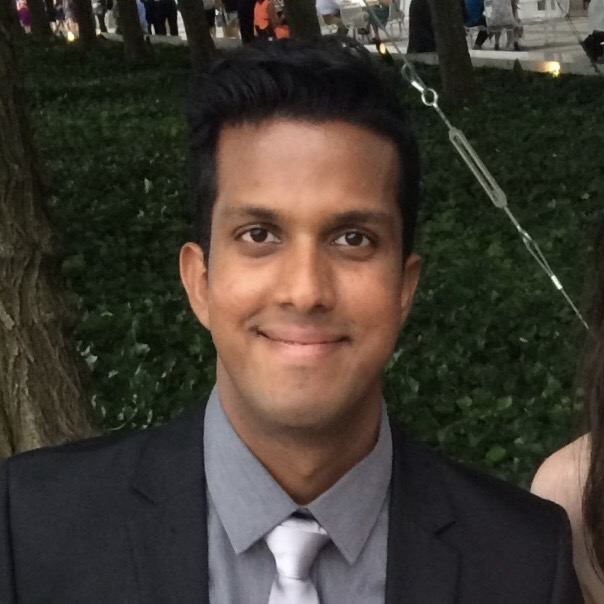
#> input picture IMG_E4829.JPG, 604 x 604 px, found by its file name
$ python image_resizer.py
#> lines starting #> are read from the running program, lines starting #| are printed output that depends on the picture
#> the answer given: 100
#> the answer given: 100
#Install pillow if you haven't
#Import pillow
#Open up the image we want to resize using python
#print the current size of that image
#specify the size we want to change it to
#Save the new resized image

from PIL import Image

def resized_image(size1, size2):
#> called with size1 = 100, size2 = 100
    image = Image.open('IMG_E4829.jpg')
#> image is the input picture: PIL image 604x604 RGB; mean R, G, B 65.4, 59, 50.3
    print(f"Current size: {image.size}")
#| Current size: (604, 604)

    resized_image = image.resize((size1, size2))
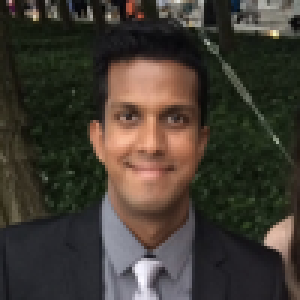
#> resized_image: PIL image 100x100 RGB (shown 3 times larger); mean R, G, B 65.4, 59, 50.3

    resized_image.save('IMG_E4829_Resized-'+ str(size1) + 'x' + str(size2) +'.jpg')

size1 = int(input('Enter width: '))
size2 = int(input('Enter length: '))

resized_image(size1, size2)

$ run again, with test.JPG copied over IMG_E4829.JPG
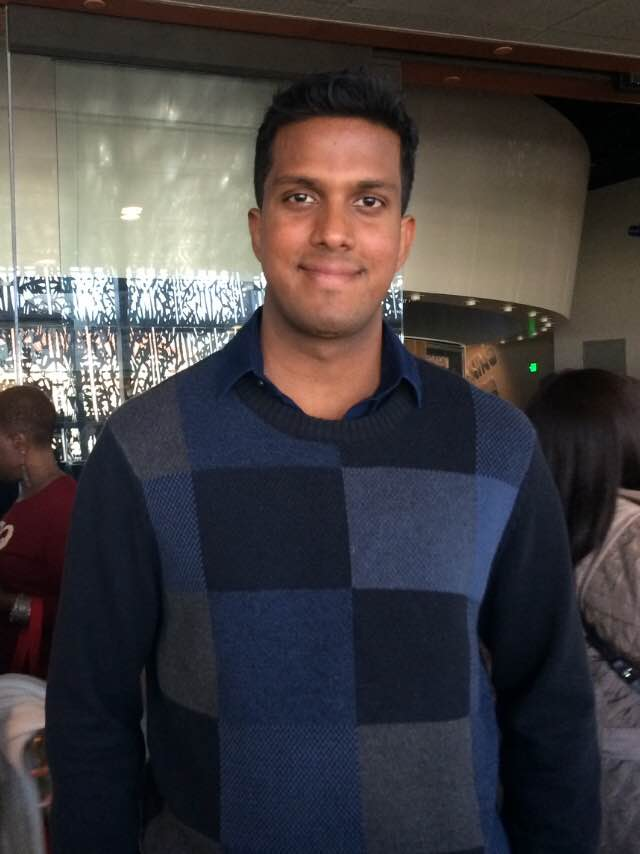
#> input picture test.JPG, 640 x 854 px, found by its file name
#> in resized_image, image is the input picture: PIL image 640x854 RGB; mean R, G, B 67.7, 63.8, 65.8
#| Current size: (640, 854)
#> in resized_image, `resized_image = image.resize((size1, size2))`:
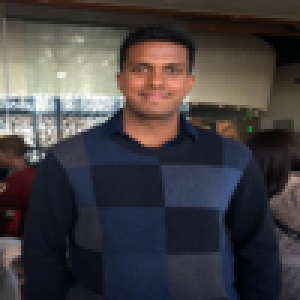
#> resized_image: PIL image 100x100 RGB (shown 3 times larger); mean R, G, B 67.7, 63.8, 65.8
